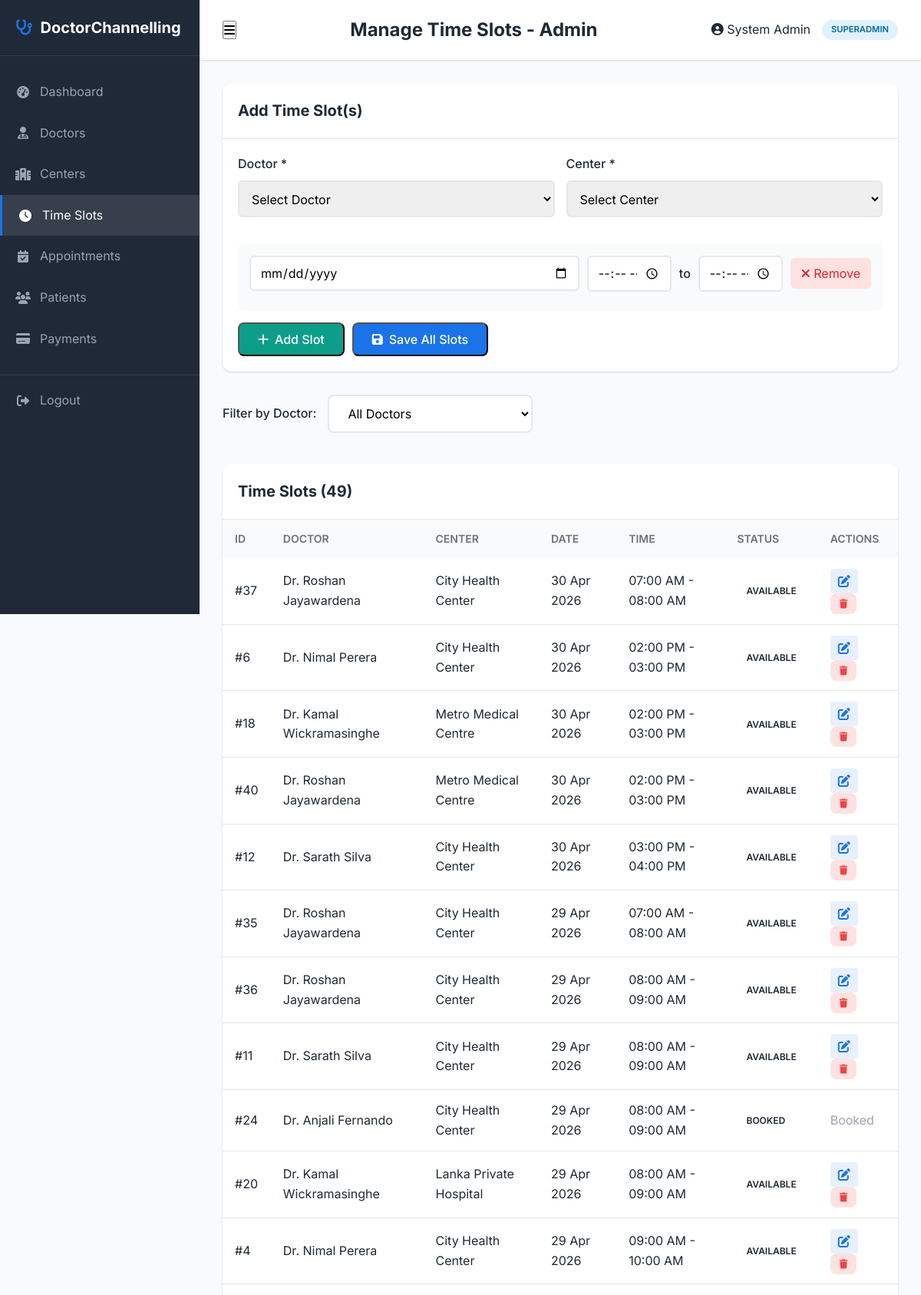
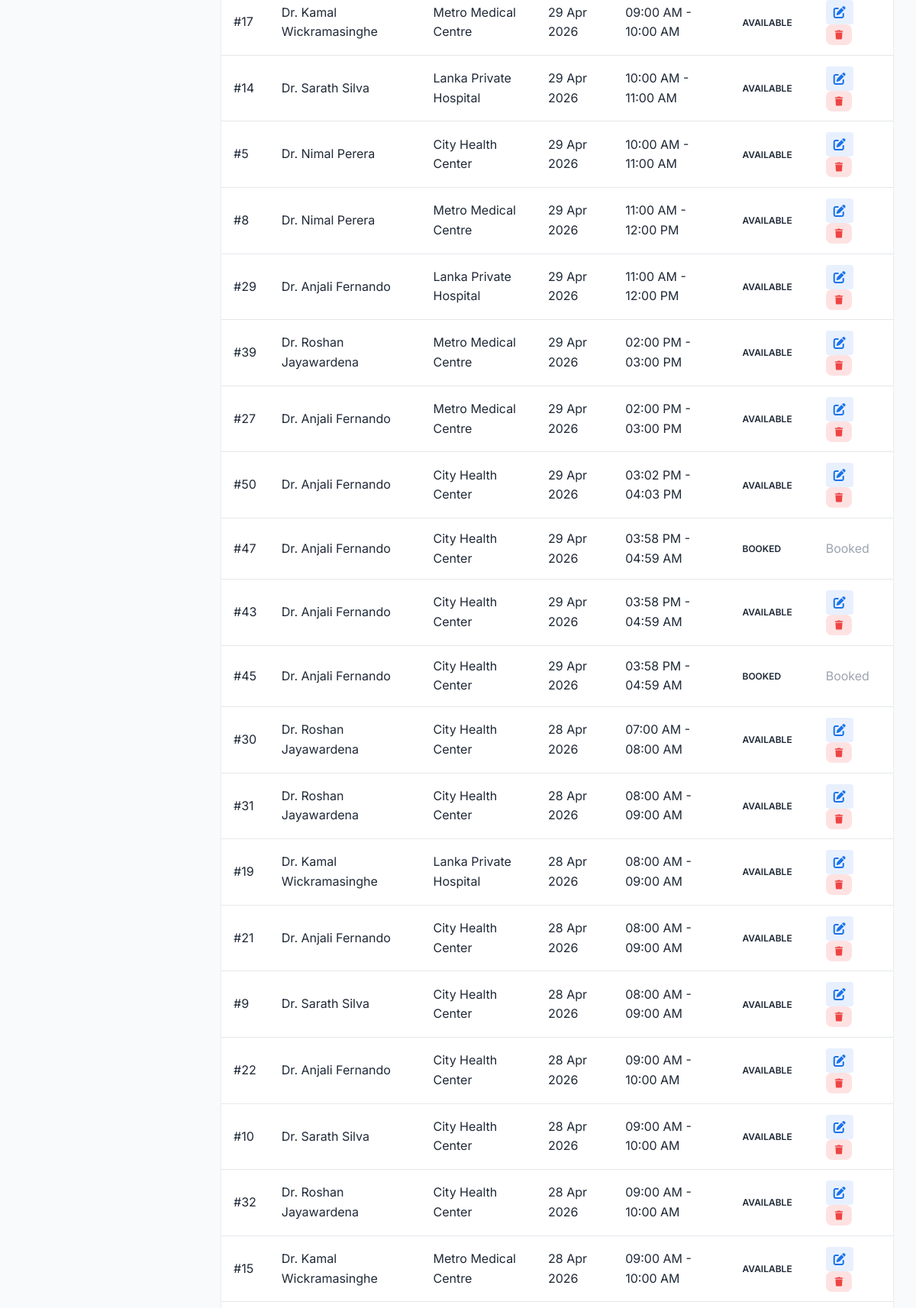
Page /admin/slots.php (signed in, upper part) on the committed database (2 pictures, top to bottom).
### tables this page shows
CREATE TABLE `time_slots` (
  `slot_id` int(11) NOT NULL,
  `doctor_id` int(11) NOT NULL,
  `center_id` int(11) NOT NULL,
  `slot_date` date NOT NULL,
  `start_time` time NOT NULL,
  `end_time` time NOT NULL,
  `status` enum('available','booked','cancelled') DEFAULT 'available',
  `created_at` timestamp NOT NULL DEFAULT current_timestamp()
);

CREATE TABLE `doctors` (
  `doctor_id` int(11) NOT NULL,
  `full_name` varchar(100) NOT NULL,
  `specialization` varchar(100) NOT NULL,
  `email` varchar(100) NOT NULL,
  `phone` varchar(20) NOT NULL,
  `qualification` varchar(200) DEFAULT NULL,
  `bio` text DEFAULT NULL,
  `photo` varchar(255) DEFAULT 'default-doctor.png',
  `created_at` timestamp NOT NULL DEFAULT current_timestamp()
);

CREATE TABLE `channelling_centers` (
  `center_id` int(11) NOT NULL,
  `center_name` varchar(150) NOT NULL,
  `address` text NOT NULL,
  `phone` varchar(20) NOT NULL,
  `email` varchar(100) DEFAULT NULL,
  `created_at` timestamp NOT NULL DEFAULT current_timestamp()
);

### admin/slots.php (the view, shortened to what this page needs)
<?php
require_once 'includes/admin-header.php';
require_once __DIR__ . '/../config/db.php';
if (isset($_GET['doctor_filter'])) {
    $doctor_filter = intval($_GET['doctor_filter']);
    $slots = [];
    $stmt = $conn->prepare("
        SELECT ts.*, d.full_name as doctor_name, d.specialization, cc.center_name
        FROM time_slots ts
        JOIN doctors d ON ts.doctor_id = d.doctor_id
        JOIN channelling_centers cc ON ts.center_id = cc.center_id
        WHERE ts.doctor_id = ?
        ORDER BY ts.slot_date DESC, ts.start_time ASC
    ");
    $stmt->bind_param("i", $doctor_filter);
    $stmt->execute();
    $result = $stmt->get_result();
    while ($row = $result->fetch_assoc()) {
        $slots[] = $row;
    }
} else {
    $slots = [];
    $result = $conn->query("
        SELECT ts.*, d.full_name as doctor_name, d.specialization, cc.center_name
        FROM time_slots ts
        JOIN doctors d ON ts.doctor_id = d.doctor_id
        JOIN channelling_centers cc ON ts.center_id = cc.center_id
        ORDER BY ts.slot_date DESC, ts.start_time ASC
        LIMIT 50
    ");
    while ($row = $result->fetch_assoc()) {
        $slots[] = $row;
    }
}
?>
<div class="admin-table-container">
    <div class="admin-table-header">
        <h3>Add Time Slot(s)</h3>
    </div>
    <div style="padding: 20px;">
        <form id="slots-form" method="POST" style="display: flex; flex-direction: column; gap: 15px;">
            <div style="display: grid; grid-template-columns: repeat(auto-fit, minmax(200px, 1fr)); gap: 15px;">
                <div class="form-group">
                    <label>Doctor *</label>
                    <select name="doctor_id" required style="width: 100%; padding: 12px; border: 2px solid #e5e7eb; border-radius: 6px;">
                        <option value="">Select Doctor</option>
                    </select>
                </div>
                <div class="form-group">
                    <label>Center *</label>
                    <select name="center_id" required style="width: 100%; padding: 12px; border: 2px solid #e5e7eb; border-radius: 6px;">
                        <option value="">Select Center</option>
                    </select>
                </div>
            </div>
            <div id="slots-container" style="background: #f9fafb; padding: 15px; border-radius: 8px;"></div>
            <div style="display: flex; gap: 10px; flex-wrap: wrap;">
                <button type="button" id="add-slot-btn" class="btn-secondary">
                    <i class="fas fa-plus"></i> Add Slot
                </button>
                <button type="submit" name="add_slots" class="btn-primary">
                    <i class="fas fa-save"></i> Save All Slots
                </button>
            </div>
        </form>
    </div>
</div>
<div class="filters-section" style="margin-top: 30px; background: transparent; padding: 0;">
    <form action="slots.php" method="GET" class="filters-form">
        <label style="font-weight: 500;">Filter by Doctor:</label>
        <select name="doctor_filter" onchange="this.form.submit()">
            <option value="">All Doctors</option>
        </select>
    </form>
</div>
<div class="admin-table-container" style="margin-top: 20px;">
    <div class="admin-table-header">
        <h3>Time Slots (<?php echo count($slots); ?>)</h3>
    </div>
    <table class="admin-table">
        <thead>
            <tr>
                <th>ID</th>
                <th>Doctor</th>
                <th>Center</th>
                <th>Date</th>
                <th>Time</th>
                <th>Status</th>
                <th>Actions</th>
            </tr>
        </thead>
        <tbody>
            <?php foreach ($slots as $slot): ?>
            <tr>
                <td>#<?php echo $slot['slot_id']; ?></td>
                <td><?php echo htmlspecialchars($slot['doctor_name']); ?></td>
                <td><?php echo htmlspecialchars($slot['center_name']); ?></td>
                <td><?php echo date('d M Y', strtotime($slot['slot_date'])); ?></td>
                <td><?php echo date('h:i A', strtotime($slot['start_time'])); ?> - <?php echo date('h:i A', strtotime($slot['end_time'])); ?></td>
                <td>
                    <span class="status-badge <?php echo $slot['status']; ?>">
                        <?php echo ucfirst($slot['status']); ?>
                    </span>
                </td>
                <td>
                    <?php if ($slot['status'] !== 'booked'): ?>
                    <button type="button" onclick="editSlot(<?php echo $slot['slot_id']; ?>, '<?php echo $slot['slot_date']; ?>', '<?php echo $slot['start_time']; ?>', '<?php echo $slot['end_time']; ?>')" style="background: #e8f0fe; color: #1a73e8; border: none; padding: 6px 10px; border-radius: 4px; cursor: pointer; margin-right: 5px;">
                        <i class="fas fa-edit"></i>
                    </button>
                    <a href="slots.php?delete=<?php echo $slot['slot_id']; ?>" class="action-btn cancel" data-confirm="Are you sure you want to delete this slot?">
                        <i class="fas fa-trash"></i>
                    </a>
                    <?php else: ?>
                    <span style="color: var(--text-light);">Booked</span>
                    <?php endif; ?>
                </td>
            </tr>
            <?php endforeach; ?>
        </tbody>
    </table>
</div>
<?php require_once 'includes/admin-footer.php'; ?>

### rows in the picture
time_slots: slot_id "37", doctor.full_name "Dr. Roshan Jayawardena", center.center_name "City Health Center", slot_date "30 Apr 2026", start_time "07:00 AM", end_time "08:00 AM", status "AVAILABLE"
time_slots: slot_id "6", doctor.full_name "Dr. Nimal Perera", center.center_name "City Health Center", slot_date "30 Apr 2026", start_time "02:00 PM", end_time "03:00 PM", status "AVAILABLE"
time_slots: slot_id "18", doctor.full_name "Dr. Kamal Wickramasinghe", center.center_name "Metro Medical Centre", slot_date "30 Apr 2026", start_time "02:00 PM", end_time "03:00 PM", status "AVAILABLE"
time_slots: slot_id "40", doctor.full_name "Dr. Roshan Jayawardena", center.center_name "Metro Medical Centre", slot_date "30 Apr 2026", start_time "02:00 PM", end_time "03:00 PM", status "AVAILABLE"
time_slots: slot_id "12", doctor.full_name "Dr. Sarath Silva", center.center_name "City Health Center", slot_date "30 Apr 2026", start_time "03:00 PM", end_time "04:00 PM", status "AVAILABLE"
time_slots: slot_id "35", doctor.full_name "Dr. Roshan Jayawardena", center.center_name "City Health Center", slot_date "29 Apr 2026", start_time "07:00 AM", end_time "08:00 AM", status "AVAILABLE"
time_slots: slot_id "36", doctor.full_name "Dr. Roshan Jayawardena", center.center_name "City Health Center", slot_date "29 Apr 2026", start_time "08:00 AM", end_time "09:00 AM", status "AVAILABLE"
time_slots: slot_id "11", doctor.full_name "Dr. Sarath Silva", center.center_name "City Health Center", slot_date "29 Apr 2026", start_time "08:00 AM", end_time "09:00 AM", status "AVAILABLE"
time_slots: slot_id "24", doctor.full_name "Dr. Anjali Fernando", center.center_name "City Health Center", slot_date "29 Apr 2026", start_time "08:00 AM", end_time "09:00 AM", status "BOOKED", shows "Booked"
time_slots: slot_id "20", doctor.full_name "Dr. Kamal Wickramasinghe", center.center_name "Lanka Private Hospital", slot_date "29 Apr 2026", start_time "08:00 AM", end_time "09:00 AM", status "AVAILABLE"
time_slots: slot_id "4", doctor.full_name "Dr. Nimal Perera", center.center_name "City Health Center", slot_date "29 Apr 2026", start_time "09:00 AM", end_time "10:00 AM", status "AVAILABLE"
time_slots: slot_id "17", doctor.full_name "Dr. Kamal Wickramasinghe", center.center_name "Metro Medical Centre", slot_date "29 Apr 2026", start_time "09:00 AM", end_time "10:00 AM", status "AVAILABLE"
time_slots: slot_id "14", doctor.full_name "Dr. Sarath Silva", center.center_name "Lanka Private Hospital", slot_date "29 Apr 2026", start_time "10:00 AM", end_time "11:00 AM", status "AVAILABLE"
time_slots: slot_id "5", doctor.full_name "Dr. Nimal Perera", center.center_name "City Health Center", slot_date "29 Apr 2026", start_time "10:00 AM", end_time "11:00 AM", status "AVAILABLE"
time_slots: slot_id "8", doctor.full_name "Dr. Nimal Perera", center.center_name "Metro Medical Centre", slot_date "29 Apr 2026", start_time "11:00 AM", end_time "12:00 PM", status "AVAILABLE"
time_slots: slot_id "29", doctor.full_name "Dr. Anjali Fernando", center.center_name "Lanka Private Hospital", slot_date "29 Apr 2026", start_time "11:00 AM", end_time "12:00 PM", status "AVAILABLE"
time_slots: slot_id "39", doctor.full_name "Dr. Roshan Jayawardena", center.center_name "Metro Medical Centre", slot_date "29 Apr 2026", start_time "02:00 PM", end_time "03:00 PM", status "AVAILABLE"
time_slots: slot_id "27", doctor.full_name "Dr. Anjali Fernando", center.center_name "Metro Medical Centre", slot_date "29 Apr 2026", start_time "02:00 PM", end_time "03:00 PM", status "AVAILABLE"
time_slots: slot_id "50", doctor.full_name "Dr. Anjali Fernando", center.center_name "City Health Center", slot_date "29 Apr 2026", start_time "03:02 PM", end_time "04:03 PM", status "AVAILABLE"
time_slots: slot_id "47", doctor.full_name "Dr. Anjali Fernando", center.center_name "City Health Center", slot_date "29 Apr 2026", start_time "03:58 PM", end_time "04:59 AM", status "BOOKED", shows "Booked"
time_slots: slot_id "43", doctor.full_name "Dr. Anjali Fernando", center.center_name "City Health Center", slot_date "29 Apr 2026", start_time "03:58 PM", end_time "04:59 AM", status "AVAILABLE"
time_slots: slot_id "45", doctor.full_name "Dr. Anjali Fernando", center.center_name "City Health Center", slot_date "29 Apr 2026", start_time "03:58 PM", end_time "04:59 AM", status "BOOKED", shows "Booked"
time_slots: slot_id "30", doctor.full_name "Dr. Roshan Jayawardena", center.center_name "City Health Center", slot_date "28 Apr 2026", start_time "07:00 AM", end_time "08:00 AM", status "AVAILABLE"
time_slots: slot_id "31", doctor.full_name "Dr. Roshan Jayawardena", center.center_name "City Health Center", slot_date "28 Apr 2026", start_time "08:00 AM", end_time "09:00 AM", status "AVAILABLE"
time_slots: slot_id "19", doctor.full_name "Dr. Kamal Wickramasinghe", center.center_name "Lanka Private Hospital", slot_date "28 Apr 2026", start_time "08:00 AM", end_time "09:00 AM", status "AVAILABLE"
time_slots: slot_id "21", doctor.full_name "Dr. Anjali Fernando", center.center_name "City Health Center", slot_date "28 Apr 2026", start_time "08:00 AM", end_time "09:00 AM", status "AVAILABLE"
time_slots: slot_id "9", doctor.full_name "Dr. Sarath Silva", center.center_name "City Health Center", slot_date "28 Apr 2026", start_time "08:00 AM", end_time "09:00 AM", status "AVAILABLE"
time_slots: slot_id "22", doctor.full_name "Dr. Anjali Fernando", center.center_name "City Health Center", slot_date "28 Apr 2026", start_time "09:00 AM", end_time "10:00 AM", status "AVAILABLE"
time_slots: slot_id "10", doctor.full_name "Dr. Sarath Silva", center.center_name "City Health Center", slot_date "28 Apr 2026", start_time "09:00 AM", end_time "10:00 AM", status "AVAILABLE"
time_slots: slot_id "32", doctor.full_name "Dr. Roshan Jayawardena", center.center_name "City Health Center", slot_date "28 Apr 2026", start_time "09:00 AM", end_time "10:00 AM", status "AVAILABLE"
time_slots: slot_id "15", doctor.full_name "Dr. Kamal Wickramasinghe", center.center_name "Metro Medical Centre", slot_date "28 Apr 2026", start_time "09:00 AM", end_time "10:00 AM", status "AVAILABLE"

### other values in the picture
$page_title "Manage Time Slots - Admin"
$admin_name "System Admin"
$admin_role "SUPERADMIN"
count($slots) "49"
